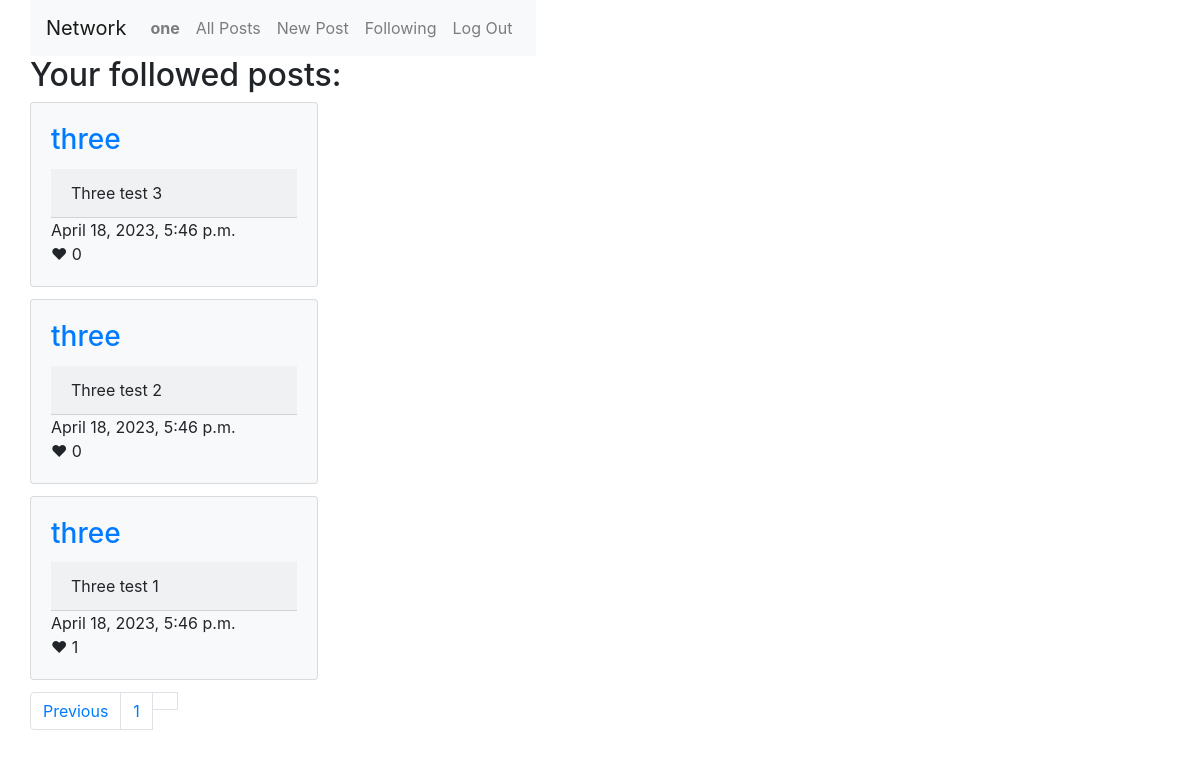
Screenshot of /followed_posts?page=2 (signed in) with the database file from the repository.
### network/models.py (models this page shows, shortened)
class User(AbstractUser):
    followers = models.ManyToManyField('self', symmetrical=False, blank=True)
    def __str__(self):
        return f"{self.username}"

class Posts(models.Model):
    user = models.ForeignKey(User, on_delete=models.CASCADE)
    content = models.CharField(max_length=280)
    datetime = models.DateTimeField(auto_now_add=True)
    likes = models.ManyToManyField(User, symmetrical=False, blank=True, related_name="likes")
    def LikeCount(self):
        return self.likes.count()
    class Meta:
        ordering = ['-datetime']

### network/views.py (the view)
# urls.py: path("followed_posts", views.followed_posts, name="followed_posts"),
@login_required
def followed_posts(request):
    follows = User.objects.filter(followers=request.user)
    followed_posts = Posts.objects.filter(user__in=follows)
    followed_posts = Paginator(followed_posts, 10)
    page = 1
    if request.GET.get("page") != None:
        page = request.GET.get("page")
    return render(request, "network/following.html", {
        "followed_posts": followed_posts.page(page),
    })

### network/templates/network/following.html (shortened to what this page needs)
{% extends "network/layout.html" %}
{% block body %}
<div class="container">
    <div class="row align-items-center">
    <h2>Your followed posts:</h2>
</div>
</div>
    <div class="container">
        <div class="row align-items-center">
    {% for post in followed_posts %}
        <div class="card-columns">
            <div class="card bg-light" style="width: 18rem;">
                <div class="card-body">
                    <h3 class="card-title"><a href="{% url 'user' post.user.username %}">{{post.user}}</a></h3>
                    <div class="card-header"  id="content{{post.pk}}">{{post.content}}</div>
                    <div>{{post.datetime}}</div>
                    {% if not post.user == user %}
                        <div onclick=likePost(this.id) id="like{{post.pk}}">
                            ❤
                            {% if post.LikeCount > 0 %}
                            {{post.LikeCount}}
                            {% else %}
                                0
                            {% endif %}
                        </div>
                    {% endif %}
                </div>
            </div>
        </div>
    {% endfor %}
</div>
</div>
    <div class="container">
        <div class="row align-items-center">
    <div>
        <nav aria-label="Page navigation">
            <ul class="pagination">
                {% if followed_posts.has_previous %}
                    <li class="page-item"><a class="page-link" href="?page={{followed_posts.previous_page_number}}">Previous</a></li>
                    <li class="page-item"><a class="page-link" href="?page={{followed_posts.previous_page_number}}">{{ followed_posts.previous_page_number}}</a></li>
                {% endif %}
                <li><a class="page-link" href="">{{followed_posts.page_number}}</a></li>
            </ul>
        </nav>
    </div>
</div>
</div>
{% endblock %}

### network/templates/network/layout.html (shortened to what this page needs)
{% load static %}
<!DOCTYPE html>
<html lang="en">
    <head>
        <link rel="stylesheet" href="https://stackpath.bootstrapcdn.com/bootstrap/4.4.1/css/bootstrap.min.css">
        <link href="{% static 'network/styles.css' %}" rel="stylesheet">
    </head>
    <body>
        <div class="container">
            <div class="row align-items-center">
                <nav class="navbar navbar-expand-lg navbar-light bg-light">
                    <a class="navbar-brand" href="#">Network</a>
                    <div>
                        <ul class="navbar-nav mr-auto">
                            {% if user.is_authenticated %}
                                <li class="nav-item">
                                    <a class="nav-link" href="{% url 'user' request.user.username %}"><strong>{{ user.username }}</strong></a>
                                </li>
                            {% endif %}
                            <li class="nav-item">
                            <a class="nav-link" href="{% url 'index' %}">All Posts</a>
                            </li>
                            {% if user.is_authenticated %}
                                <li class="nav-item">
                                    <a class="nav-link" href="{% url 'newpost' %}"> New Post</a>
                                </li>
                                <li class="nav-item">
                                    <a class="nav-link" href="{% url 'followed_posts' %}">Following</a>
                                </li>
                                <li class="nav-item">
                                    <a class="nav-link" href="{% url 'logout' %}">Log Out</a>
                                </li>
                            {% endif %}
                        </ul>
                    </div>
                </nav>
            </div>
        </div>
        <div class="body">
            {% block body %}
            {% endblock %}
        </div>
    </body>
</html>

### rows the page displays
User: username "one"
Posts: user "three", content "Three test 3", datetime "April 18, 2023, 5:46 p.m."
Posts: user "three", content "Three test 2", datetime "April 18, 2023, 5:46 p.m."
Posts: user "three", content "Three test 1", datetime "April 18, 2023, 5:46 p.m.", LikeCount "1"

### other values shown
{{ followed_posts.previous_page_number }} "1"
